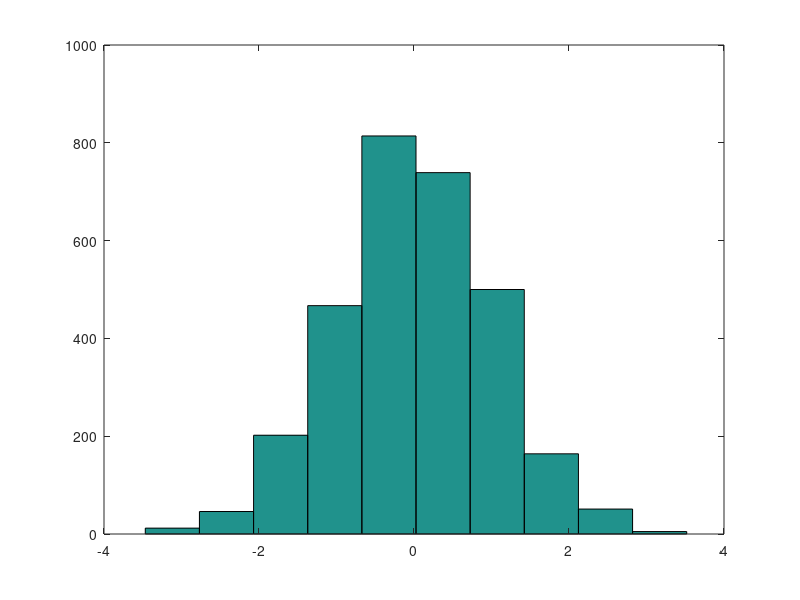

Here is the MATLAB script that generated this plot:
function a = generar(n)
    if nargin < 1
        n = 3000;
    end
    a = randn(n, 1);
    ['Media: ' num2str(mean(a)) '   /   Varianza: ' num2str(var(a))]
    hist(a)
end
